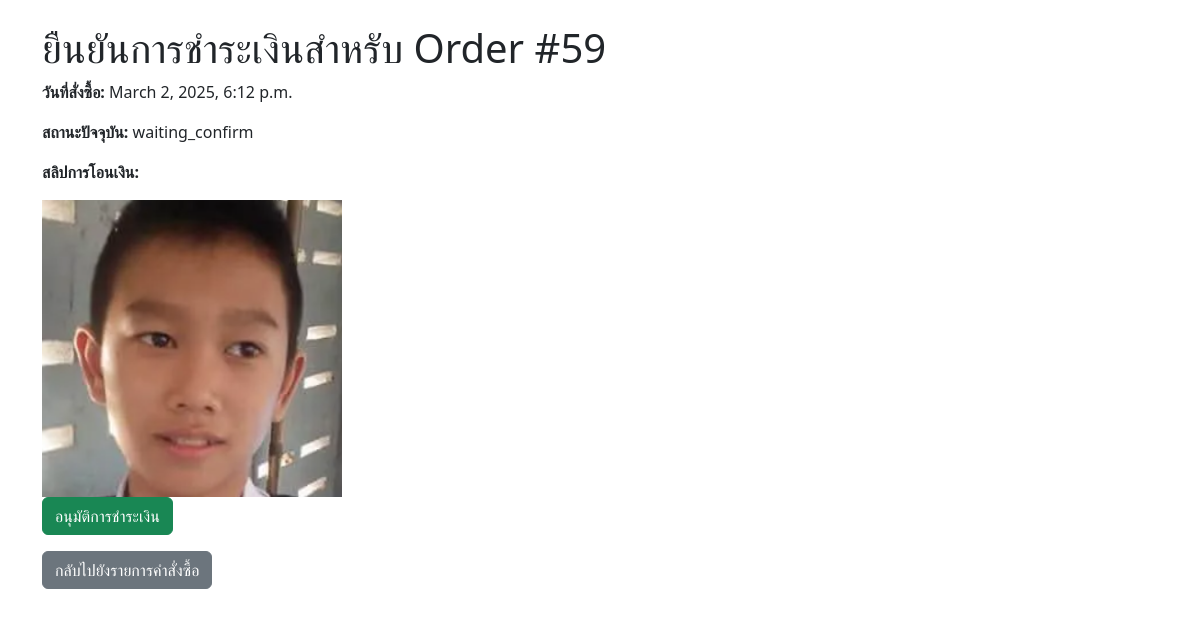
/admin-orders/confirm/59/ (signed in), run on the app's committed database.
### shop/models.py (models this page shows, shortened)
class Order(models.Model):
    user = models.ForeignKey(settings.AUTH_USER_MODEL, on_delete=models.CASCADE)
    created_at = models.DateTimeField(auto_now_add=True)
    payment_slip = models.ImageField(upload_to='payment_slips/', blank=True, null=True)
    status = models.CharField(max_length=50, default="waiting_payment")
    address_line = models.TextField(blank=True, null=True)
    zip_code = models.CharField(max_length=10, blank=True, null=True)

### shop/views.py (the view)
# urls.py: path('admin-orders/confirm/<int:order_id>/', views.admin_confirm_payment, name='admin_confirm_payment'),
@login_required
@staff_member_required
def admin_confirm_payment(request, order_id):
    order = get_object_or_404(Order, id=order_id)
    if request.method == "POST":
        order.status = "approved"
        order.save()
        return redirect('admin_order_list')
    return render(request, 'shop/admin_confirm_payment.html', {'order': order})

### shop/templates/shop/admin_confirm_payment.html (shortened to what this page needs)
{% load static %}
<!DOCTYPE html>
<html lang="th">
<head>
    <link rel="stylesheet" href="https://cdn.jsdelivr.net/npm/bootstrap@5.3.0/dist/css/bootstrap.min.css">
</head>
<body class="container mt-4">
    <h1>ยืนยันการชำระเงินสำหรับ Order #{{ order.id }}</h1>
    <p><strong>วันที่สั่งซื้อ:</strong> {{ order.created_at }}</p>
    <p><strong>สถานะปัจจุบัน:</strong> {{ order.status }}</p>
    {% if order.payment_slip %}
        <p><strong>สลิปการโอนเงิน:</strong></p>
        <img src="{{ order.payment_slip.url }}" alt="Payment Slip" width="300">
    {% else %}
        <p>ไม่มีหลักฐานการชำระเงิน</p>
    {% endif %}
    <form method="post">
        <button type="submit" class="btn btn-success">อนุมัติการชำระเงิน</button>
    </form>
    <a href="{% url 'admin_order_list' %}" class="btn btn-secondary mt-3">กลับไปยังรายการคำสั่งซื้อ</a>
</body>
</html>

### data on the page
Order: id "59", created_at "March 2, 2025, 6:12 p.m.", status "waiting_confirm", payment_slip (picture)
